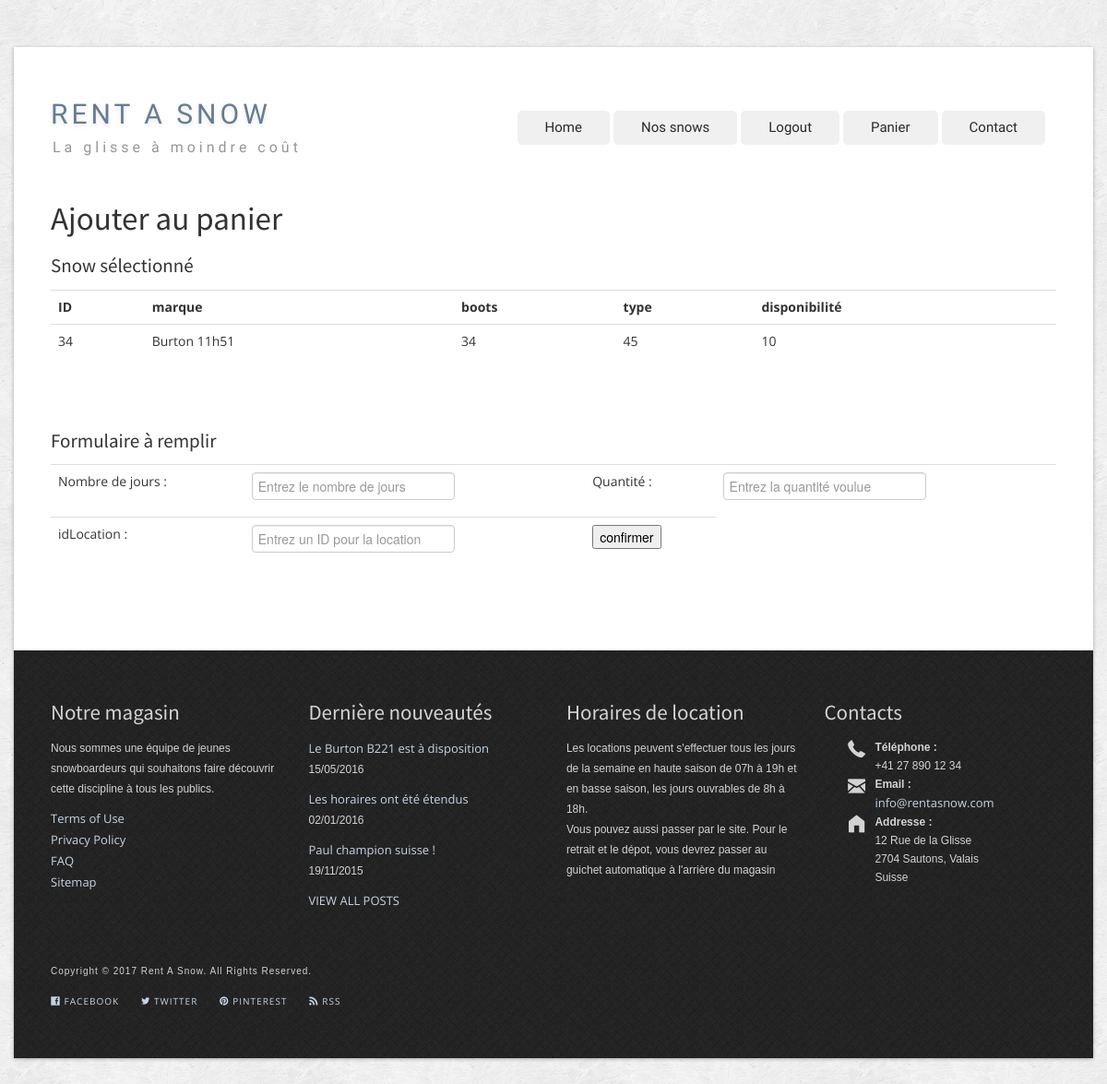
The app's page /index.php?action=vue_addPanier&fid=34 (signed in) with its own data.
### tables this page shows
CREATE TABLE IF NOT EXISTS `tblsurfs` (
  `idsurf` varchar(10) NOT NULL,
  `marque` varchar(45) DEFAULT NULL,
  `boots` varchar(45) DEFAULT NULL,
  `type` varchar(45) DEFAULT NULL,
  `disponibilite` int(11) DEFAULT NULL,
  `statut` varchar(20) NOT NULL,
  PRIMARY KEY (`idsurf`)
);

### modele/modele.php (called while the page is built, shortened)
<?php
function getBD()
{
  $connexion = new PDO('mysql:host=localhost; dbname=snows', 'JohanVoland', 'yolostr@t');
  $connexion->setAttribute(PDO::ATTR_ERRMODE, PDO::ERRMODE_EXCEPTION);
  return $connexion;
}
function selectSnow()
{
    $ID = $_SESSION['idSnow'];
    $connexion= getBD();
    $requete= "SELECT * FROM tblsurfs WHERE idsurf='".$ID."';";
    $selectSnow = $connexion->query($requete);
    return $selectSnow;
}

### vue/vue_addPanier.php (the view, shortened to what this page needs)
<h2>Ajouter au panier</h2>
<?php if (isset($addPanier))
{
    echo "Votre snow a été ajouté au panier";
}
else {
    ?>
    <?php $ligne=$selectSnow->fetch(); ?>
    <h4>Snow sélectionné</h4>
    <table class="table">
        <tr>
            <td><strong>ID</strong></td>
            <td><strong>marque</strong></td>
            <td><strong>boots</strong></td>
            <td><strong>type</strong></td>
            <td><strong>disponibilité</strong></td>
        </tr>
        <tr>
            <td><?=$ligne['idsurf']?></td>
            <td><?=$ligne['marque']?></td>
            <td><?=$ligne['boots']?></td>
            <td><?=$ligne['type']?></td>
            <td><?=$ligne['disponibilite']?></td>
        </tr>
    </table>
    <br/><br/>
    <h4>Formulaire à remplir</h4>
    <form class="form" method="post" action="index.php?action=vue_addPanier">
        <table class="table">
            <tr>
                <td>Nombre de jours :</td>
                <td><input type="text" placeholder="Entrez le nombre de jours" name="nbreDeJours" value="<?= @$_POST['nbreDeJours'] ?>"></td>
                <td>Quantité :</td>
                <td><input type="text" placeholder="Entrez la quantité voulue" name="quantite" value="<?= @$_POST['quantite'] ?>"></td>
            </tr>
            <tr>
                <td>idLocation :</td>
                <td><input type="text" placeholder="Entrez un ID pour la location" name="idlocation" value="<?= @$_POST['idlocation'] ?>"></td>
                <td><input type="submit" value="confirmer"></td>
            </tr>
        </table>
    </form>
    <?php
}
require "gabarit.php";

### contenu/styles/custom.css (style rules this page uses)
h3, h4, h5, h6 { line-height:1.5 !important }
body { background-image: url(scribble_light.png); background-position: inherit inherit; background-repeat: repeat repeat; }
h2 { font-weight: normal; font-style: normal; font-family: 'Source Sans Pro', sans-serif; font-size: 35px; line-height: 50px; }
h4,.page-content h4 a { font-weight: normal; font-style: normal; font-family: 'Source Sans Pro', sans-serif; font-size: 21px; line-height: 50px; }

### records on screen
tblsurfs: idsurf "34", marque "Burton 11h51", boots "34", type "45", disponibilite "10"
